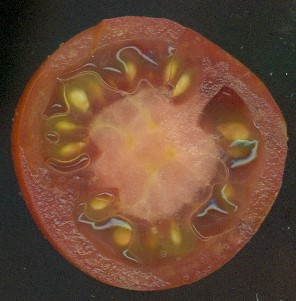
#> input picture Test_Images/rt2.jpg, 296 x 301 px
$ python main.py
#> lines starting #> are read from the running program, lines starting #| are printed output that depends on the picture; long printed decimals are rounded
### ImageFormatter.py
from PIL import Image
import numpy
from numpy import array #Added this line so array doesn't give an undefined error when used on line 11
import pandas

numpy.set_printoptions(threshold=numpy.inf)#Sets the length at which an array is truncated, while printing, to infinity

def format_Image(img):#Turned the file into a method
    simg = img.resize((28,28),resample=Image.NEAREST)#Resize the image to 28x28 pixels using the Nearest Function from PIL
    return simg


### HSVConverter.py
from ImageFormatter import *
from numpy import asarray
from matplotlib import pyplot as plt
def convertHue(data):
    data = format_Image(data)
    data = asarray(data)#Makes image into an array of rgb values

    huearray = numpy.zeros((len(data) * len(data[0])))
    step = 0
    for i in range(len(data)):
        for j in range(len(data[0])):

            red = data[i][j][0]
            green = data[i][j][1]
            blue = data[i][j][2]
            red = red / 255
            green = green / 255
            blue = blue / 255
            Cmax = max(red, green, blue)
            Cmin = min(red, green, blue)
            delta = Cmax - Cmin
            if Cmax == Cmin:
                h = 0
            elif Cmax == red:
                h = (60*(((green - blue)/delta)%6))
            elif Cmax == green:
                h = (60*(((blue -red)/delta)+2))
            elif Cmax == blue:
                h = (60*(((red-green)/delta)+4))
            elif Cmax == 0:
                s = 0
            else:
                s = (delta / Cmax)
            v = Cmax
            huearray[step] = h
            step = step + 1
    return huearray

### network.py
def predict(network, input):
    output = input
    for layer in network:
        output = layer.forwardfeed(output)
    return output

def train(network, loss, loss_p, x_train, y_train, epochs = 1000, learning_pace = 0.01):
    for epoch in range(epochs):
        error = 0
        for x, y in zip(x_train, y_train):

            output = predict(network, x)
            #print(output)
            error += loss(y, output)

            grad = loss_p(y, output)
            for layer in reversed(network):
                grad = layer.backwardprop(grad, learning_pace)

        error /= len(x_train)

        print(f"{epoch + 1}/{epochs}, error={error}")

### dense.py
import numpy as np
from layer import Layer

class Dense(Layer):
    def __init__(self, input_dim, output_dim):
        self.weights = np.random.randn(output_dim, input_dim)
        self.bias = np.random.randn(output_dim, 1)# turned 1 to 10
    def forwardfeed(self, input):
        self.input = input
        return np.dot(self.weights, self.input) + self.bias
    def backwardprop(self, output_grad, learning_pace):
        weights_grad = np.dot(output_grad, self.input.T)
        input_grad = np.dot(self.weights.T, output_grad)
        self.weights = self.weights - (learning_pace * weights_grad)
        self.bias = self.bias - (learning_pace * output_grad)
        return input_grad


'''
if weights is None:
            self.weights = np.random.randn(output_dim, input_dim)-.5
        else:
            self.weights = weights

        if biases is None:
            self.biases = np.random.randn(output_dim, 1)
        else:
            self.biases = biases
        return self.weights, self.biases
'''

### tan.py
import numpy as np
from layer import Layer
from activation import Activation

class Hypertan(Activation):
    def __init__(self):
        def hypertan(x):
            return np.tanh(x)
        def hypertan_p(x):
            return 1 - np.tanh(x) ** 2

        super().__init__(hypertan, hypertan_p)

### activation.py
import numpy as np
from layer import Layer

class Activation(Layer):
    def __init__(self, acti, acti_p):
        self.acti = acti
        self.acti_p = acti_p
    def forwardfeed(self, input):
        self.input = input
        return self.acti(self.input)
    def backwardprop(self, output_grad, learning_pace):
        return np.multiply(output_grad, self.acti_p(self.input))


### loss.py
import numpy as np

def mse(val_true, val_pred):
    return np.mean(np.power(val_true - val_pred, 2))

def dmse(val_true, val_pred):
    return 2 * (val_pred - val_true) / np.size(val_true)

def rmse(true, pred):
    return np.sqrt(np.mean(np.power(true - pred, 2)))
def drmse(true, pred):
    return 1/(2 * (pred-true) / np.size(true))

### main.py
#windows: .\env\scripts\activate
import os#Allows us to access pictures and files with Python
from HSVConverter import convertHue
from ImageFormatter import *#Import the method from ImageFormatter
import numpy as np
from dense import Dense
from tan import Hypertan
from loss import mse, dmse
from network import train, predict

img1 = Image.open('Test_Images/rt2.jpg') #Loads the image
#> img1 is the input picture: PIL image 296x301 RGB; mean R, G, B 108.6, 74.2, 54.3
img1 = convertHue(img1)
#> in format_Image, `simg = img.resize((28,28),resample=Image.NEAREST)#Resize the image to ..`:
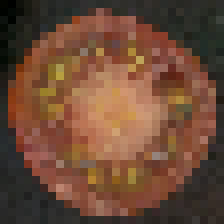
#> simg: PIL image 28x28 RGB (shown 8 times larger); mean R, G, B 108.7, 74.2, 54.4
#> in convertHue, `huearray = numpy.zeros((len(data) * len(data[0])))`: huearray = 784 values from 0 to 0
#> the loop in convertHue, `for i in range(len(data)):` made 28 passes
#> after the loop in convertHue, `for i in range(len(data)):`: huearray = 784 values, max 356.2 at index 747, min 0 at index 9, mean 39.3; step = 784
#> img1 has the same summary as huearray in convertHue
img2 = Image.open('Test_Images/gt1.jpg') #Loads the image
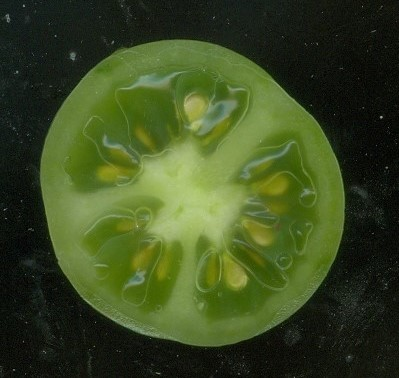
#> input picture Test_Images/gt1.jpg, 399 x 378 px
#> img2 is the input picture: PIL image 399x378 RGB; mean R, G, B 58.9, 73.4, 33.2
img2 = convertHue(img2)
#> in format_Image (call 2), `simg = img.resize((28,28),resample=Image.NEAREST)#Resize the image to ..`:
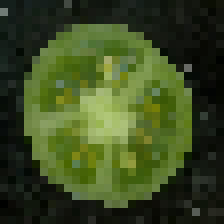
#> simg: PIL image 28x28 RGB (shown 8 times larger); mean R, G, B 59.2, 73.7, 33.4
#> the loop in convertHue (call 2), `for i in range(len(data)):` made 28 passes
#> img2 = 784 values, max 174 at index 3, min 48 at index 701, mean 90.82
img3 = Image.open('Test_Images/rt1.jpg')
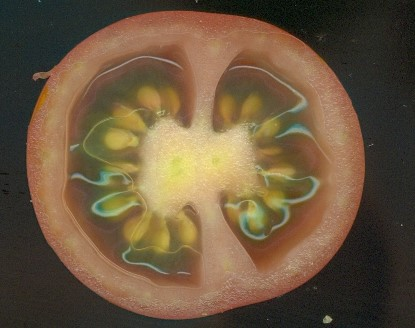
#> input picture Test_Images/rt1.jpg, 415 x 328 px
#> img3 is the input picture: PIL image 415x328 RGB; mean R, G, B 108.1, 87.7, 63
img3 = convertHue(img3)
#> in format_Image (call 3), `simg = img.resize((28,28),resample=Image.NEAREST)#Resize the image to ..`:
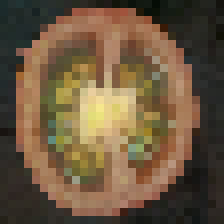
#> simg: PIL image 28x28 RGB (shown 8 times larger); mean R, G, B 108, 87.7, 63
#> img3 = 784 values, max 330 at index 365, min 0 at index 362, mean 50.78
img3 = numpy.reshape(img3, (784, 1))
print(numpy.shape(img3))
#| (784, 1)
number_imgs = 2
imgarray = numpy.array([img1, img2])
imgarray_reshape = numpy.reshape(imgarray, (number_imgs, 784, 1))
true_data = numpy.array([1,0])
X = imgarray_reshape
Y = numpy.reshape(true_data, (number_imgs,1,1))
network = [
    Dense(784, 10),
    Hypertan(),
    Dense(10, 10),
    Hypertan(),
    Dense(10, 10),
    Hypertan(),
    Dense(10, 10),
    Hypertan(),
    Dense(10, 10),
    Hypertan(),
    Dense(10, 10),
    Hypertan(),
    Dense(10, 1),
    Hypertan()
]

# train
train(network, mse, dmse, X, Y, epochs=10000, learning_pace=.001)#slowly decreasing this number seems to decrease mse well, maybe also casue treating the imgarray as a new mini batch #nvm
#> the loop in train, `for epoch in range(epochs):` made 10000 passes
#> error on passes 1 to 3: 2.44, 2.44, 2.43
#| 1/10000, error=2.442
#| 2/10000, error=2.436
#| 3/10000, error=2.428
#| 4/10000, error=2.418
#| 5/10000, error=2.405
#| 6/10000, error=2.388
#| 7/10000, error=2.364
#| 8/10000, error=2.331
#> (further printed lines are left out)

print(predict(network, img3))
